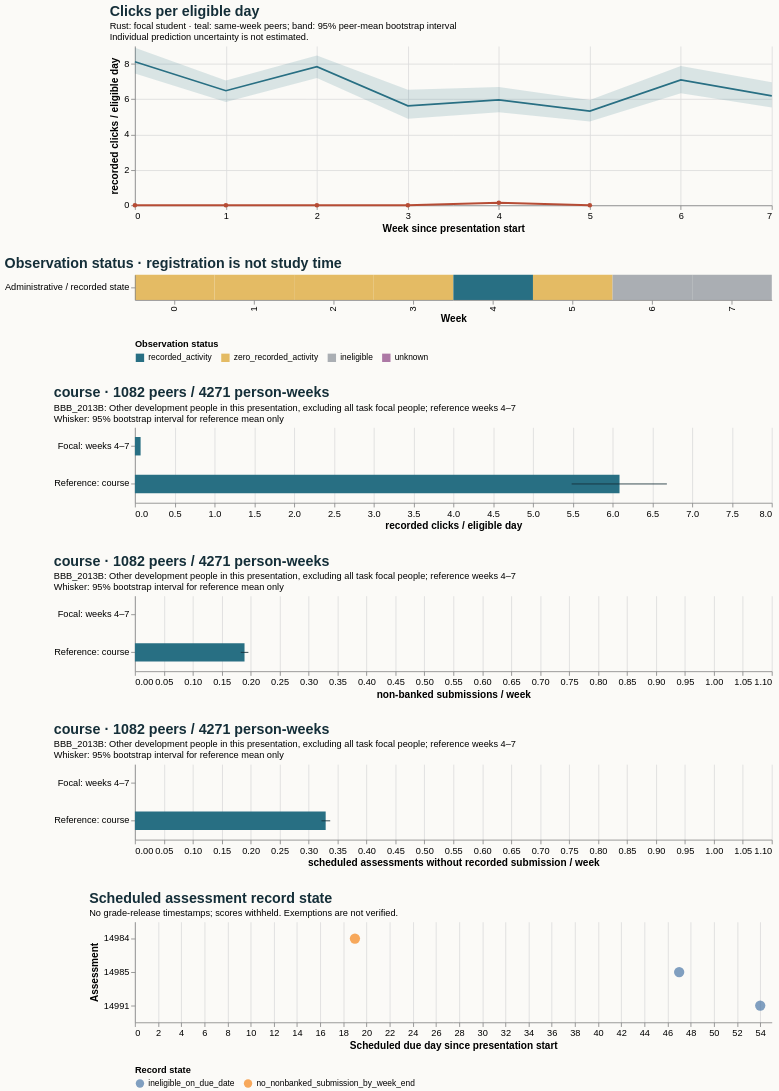

The specification (Vega-Lite) saved for this image:
### Vega-Lite specification from a JSON file in a GitHub repository (floating-point values rounded to 4 significant figures)
{"$schema": "https://vega.github.io/schema/vega-lite/v5.20.1.json", "config": {"axis": {"labelFontSize": 11, "titleFontSize": 12}, "background": "#fbfaf7", "font": "sans-serif", "title": {"anchor": "start", "color": "#142e38", "fontSize": 17, "subtitleFontSize": 11}, "view": {"continuousHeight": 300, "continuousWidth": 300, "stroke": null}}, "datasets": {"data-0ce61f8a3d06abefb6264807ed1c33c2": [{"eligible_days": 7.0, "end_day": 6, "logging_completeness": "unknown", "observation_status": "zero_recorded_activity", "row": "Administrative / recorded state", "score_status": "withheld_release_time_unknown", "start_day": 0, "value": 0.0, "week": 0}, {"eligible_days": 7.0, "end_day": 13, "logging_completeness": "unknown", "observation_status": "zero_recorded_activity", "row": "Administrative / recorded state", "score_status": "withheld_release_time_unknown", "start_day": 7, "value": 0.0, "week": 1}, {"eligible_days": 7.0, "end_day": 20, "logging_completeness": "unknown", "observation_status": "zero_recorded_activity", "row": "Administrative / recorded state", "score_status": "withheld_release_time_unknown", "start_day": 14, "value": 0.0, "week": 2}, {"eligible_days": 7.0, "end_day": 27, "logging_completeness": "unknown", "observation_status": "zero_recorded_activity", "row": "Administrative / recorded state", "score_status": "withheld_release_time_unknown", "start_day": 21, "value": 0.0, "week": 3}, {"eligible_days": 7.0, "end_day": 34, "logging_completeness": "unknown", "observation_status": "recorded_activity", "row": "Administrative / recorded state", "score_status": "withheld_release_time_unknown", "start_day": 28, "value": 0.1429, "week": 4}, {"eligible_days": 3.0, "end_day": 41, "logging_completeness": "unknown", "observation_status": "zero_recorded_activity", "row": "Administrative / recorded state", "score_status": "withheld_release_time_unknown", "start_day": 35, "value": 0.0, "week": 5}, {"eligible_days": 0.0, "end_day": 48, "logging_completeness": "unknown", "observation_status": "ineligible", "row": "Administrative / recorded state", "score_status": "withheld_release_time_unknown", "start_day": 42, "value": null, "week": 6}, {"eligible_days": 0.0, "end_day": 55, "logging_completeness": "unknown", "observation_status": "ineligible", "row": "Administrative / recorded state", "score_status": "withheld_release_time_unknown", "start_day": 49, "value": null, "week": 7}], "data-13a0790458c751a0014656ca8a8df0b6": [{"hi": null, "lo": null, "series": "Focal: weeks 4–7", "value": 0.0}, {"hi": 0.196, "lo": 0.1828, "series": "Reference: course", "value": 0.1893}], "data-4849a617253755b636656061eb2fc483": [{"as_of_day": 20, "assessment_id": 14984, "course": "BBB_2013B", "due_day": 19, "person_id": 423317, "score_status": "withheld_release_time_unknown", "state": "no_nonbanked_submission_by_week_end", "week": 2}, {"as_of_day": 48, "assessment_id": 14985, "course": "BBB_2013B", "due_day": 47, "person_id": 423317, "score_status": "withheld_release_time_unknown", "state": "ineligible_on_due_date", "week": 6}, {"as_of_day": 55, "assessment_id": 14991, "course": "BBB_2013B", "due_day": 54, "person_id": 423317, "score_status": "withheld_release_time_unknown", "state": "ineligible_on_due_date", "week": 7}], "data-a05bff5d2c087c9317f8d5adb52176da": [{"hi": null, "lo": null, "series": "Focal: weeks 4–7", "value": 0.0}, {"hi": 0.3373, "lo": 0.3222, "series": "Reference: course", "value": 0.3295}], "data-c6b8b50d40516000bc4791723c76229c": [{"end_day": 6, "focal_value": 0.0, "peer_ci_high": 8.904, "peer_ci_low": 7.452, "peer_mean": 8.112, "peer_observations": 1151, "peer_people": 1151, "reference": "course", "unit": "recorded clicks / eligible day", "week": 0}, {"end_day": 13, "focal_value": 0.0, "peer_ci_high": 7.054, "peer_ci_low": 5.836, "peer_mean": 6.478, "peer_observations": 1144, "peer_people": 1144, "reference": "course", "unit": "recorded clicks / eligible day", "week": 1}, {"end_day": 20, "focal_value": 0.0, "peer_ci_high": 8.473, "peer_ci_low": 7.195, "peer_mean": 7.84, "peer_observations": 1126, "peer_people": 1126, "reference": "course", "unit": "recorded clicks / eligible day", "week": 2}, {"end_day": 27, "focal_value": 0.0, "peer_ci_high": 6.537, "peer_ci_low": 4.898, "peer_mean": 5.624, "peer_observations": 1119, "peer_people": 1119, "reference": "course", "unit": "recorded clicks / eligible day", "week": 3}, {"end_day": 34, "focal_value": 0.1429, "peer_ci_high": 6.691, "peer_ci_low": 5.254, "peer_mean": 5.963, "peer_observations": 1082, "peer_people": 1082, "reference": "course", "unit": "recorded clicks / eligible day", "week": 4}, {"end_day": 41, "focal_value": 0.0, "peer_ci_high": 5.957, "peer_ci_low": 4.743, "peer_mean": 5.327, "peer_observations": 1075, "peer_people": 1075, "reference": "course", "unit": "recorded clicks / eligible day", "week": 5}, {"end_day": 48, "focal_value": null, "peer_ci_high": 7.876, "peer_ci_low": 6.333, "peer_mean": 7.085, "peer_observations": 1065, "peer_people": 1065, "reference": "course", "unit": "recorded clicks / eligible day", "week": 6}, {"end_day": 55, "focal_value": null, "peer_ci_high": 6.951, "peer_ci_low": 5.53, "peer_mean": 6.182, "peer_observations": 1049, "peer_people": 1049, "reference": "course", "unit": "recorded clicks / eligible day", "week": 7}], "data-f3e19a073e71ad5085458fe987105264": [{"hi": null, "lo": null, "series": "Focal: weeks 4–7", "value": 0.07143}, {"hi": 6.682, "lo": 5.486, "series": "Reference: course", "value": 6.087}]}, "resolve": {"scale": {"color": "independent"}}, "spacing": 28, "vconcat": [{"data": {"name": "data-c6b8b50d40516000bc4791723c76229c"}, "height": 190, "layer": [{"encoding": {"x": {"axis": {"tickMinStep": 1}, "field": "week", "title": "Week since presentation start", "type": "quantitative"}, "y": {"field": "peer_ci_low", "scale": {"zero": true}, "title": "recorded clicks / eligible day", "type": "quantitative"}, "y2": {"field": "peer_ci_high"}}, "mark": {"color": "#286f83", "opacity": 0.16, "type": "area"}}, {"encoding": {"tooltip": [{"field": "week", "type": "quantitative"}, {"field": "peer_mean", "type": "quantitative"}, {"field": "peer_people", "type": "quantitative"}, {"field": "peer_observations", "type": "quantitative"}], "x": {"field": "week", "type": "quantitative"}, "y": {"field": "peer_mean", "type": "quantitative"}}, "mark": {"color": "#286f83", "strokeWidth": 2, "type": "line"}}, {"encoding": {"tooltip": [{"field": "week", "type": "quantitative"}, {"field": "focal_value", "type": "quantitative"}], "x": {"field": "week", "type": "quantitative"}, "y": {"field": "focal_value", "type": "quantitative"}}, "mark": {"color": "#b64c35", "point": {"color": "#b64c35"}, "strokeWidth": 2.5, "type": "line"}}], "title": {"subtitle": ["Rust: focal student · teal: same-week peers; band: 95% peer-mean bootstrap interval", "Individual prediction uncertainty is not estimated."], "text": "Clicks per eligible day"}, "width": 760}, {"data": {"name": "data-0ce61f8a3d06abefb6264807ed1c33c2"}, "encoding": {"color": {"field": "observation_status", "legend": {"labelLimit": 260, "orient": "bottom"}, "scale": {"domain": ["recorded_activity", "zero_recorded_activity", "ineligible", "unknown"], "range": ["#286f83", "#e4bb64", "#aaaeb3", "#ac78a5"]}, "title": "Observation status", "type": "nominal"}, "tooltip": [{"field": "week", "type": "quantitative"}, {"field": "eligible_days", "type": "quantitative"}, {"field": "observation_status", "type": "nominal"}, {"field": "logging_completeness", "type": "nominal"}], "x": {"field": "week", "title": "Week", "type": "ordinal"}, "y": {"field": "row", "title": null, "type": "nominal"}}, "height": 30, "mark": {"type": "rect"}, "title": "Observation status · registration is not study time", "width": 760}, {"data": {"name": "data-f3e19a073e71ad5085458fe987105264"}, "height": 90, "layer": [{"encoding": {"x": {"field": "value", "scale": {"domain": [0, 7.016], "zero": true}, "title": "recorded clicks / eligible day", "type": "quantitative"}, "y": {"field": "series", "sort": null, "title": null, "type": "nominal"}}, "mark": {"color": "#286f83", "size": 22, "type": "bar"}}, {"encoding": {"x": {"field": "lo", "type": "quantitative"}, "x2": {"field": "hi"}, "y": {"field": "series", "sort": null, "title": null, "type": "nominal"}}, "mark": {"color": "#142e38", "type": "rule"}}], "title": {"subtitle": ["BBB_2013B: Other development people in this presentation, excluding all task focal people; reference weeks 4–7", "Whisker: 95% bootstrap interval for reference mean only"], "text": "course · 1082 peers / 4271 person-weeks"}, "width": 760}, {"data": {"name": "data-13a0790458c751a0014656ca8a8df0b6"}, "height": 90, "layer": [{"encoding": {"x": {"field": "value", "scale": {"domain": [0, 1.05], "zero": true}, "title": "non-banked submissions / week", "type": "quantitative"}, "y": {"field": "series", "sort": null, "title": null, "type": "nominal"}}, "mark": {"color": "#286f83", "size": 22, "type": "bar"}}, {"encoding": {"x": {"field": "lo", "type": "quantitative"}, "x2": {"field": "hi"}, "y": {"field": "series", "sort": null, "title": null, "type": "nominal"}}, "mark": {"color": "#142e38", "type": "rule"}}], "title": {"subtitle": ["BBB_2013B: Other development people in this presentation, excluding all task focal people; reference weeks 4–7", "Whisker: 95% bootstrap interval for reference mean only"], "text": "course · 1082 peers / 4271 person-weeks"}, "width": 760}, {"data": {"name": "data-a05bff5d2c087c9317f8d5adb52176da"}, "height": 90, "layer": [{"encoding": {"x": {"field": "value", "scale": {"domain": [0, 1.05], "zero": true}, "title": "scheduled assessments without recorded submission / week", "type": "quantitative"}, "y": {"field": "series", "sort": null, "title": null, "type": "nominal"}}, "mark": {"color": "#286f83", "size": 22, "type": "bar"}}, {"encoding": {"x": {"field": "lo", "type": "quantitative"}, "x2": {"field": "hi"}, "y": {"field": "series", "sort": null, "title": null, "type": "nominal"}}, "mark": {"color": "#142e38", "type": "rule"}}], "title": {"subtitle": ["BBB_2013B: Other development people in this presentation, excluding all task focal people; reference weeks 4–7", "Whisker: 95% bootstrap interval for reference mean only"], "text": "course · 1082 peers / 4271 person-weeks"}, "width": 760}, {"data": {"name": "data-4849a617253755b636656061eb2fc483"}, "encoding": {"color": {"field": "state", "legend": {"labelLimit": 400, "orient": "bottom"}, "title": "Record state", "type": "nominal"}, "tooltip": [{"field": "assessment_id", "type": "quantitative"}, {"field": "due_day", "type": "quantitative"}, {"field": "as_of_day", "type": "quantitative"}, {"field": "state", "type": "nominal"}, {"field": "score_status", "type": "nominal"}], "x": {"field": "due_day", "title": "Scheduled due day since presentation start", "type": "quantitative"}, "y": {"field": "assessment_id", "title": "Assessment", "type": "nominal"}}, "height": 120, "mark": {"filled": true, "size": 150, "type": "point"}, "title": {"subtitle": "No grade-release timestamps; scores withheld. Exemptions are not verified.", "text": "Scheduled assessment record state"}, "width": 760}]}
